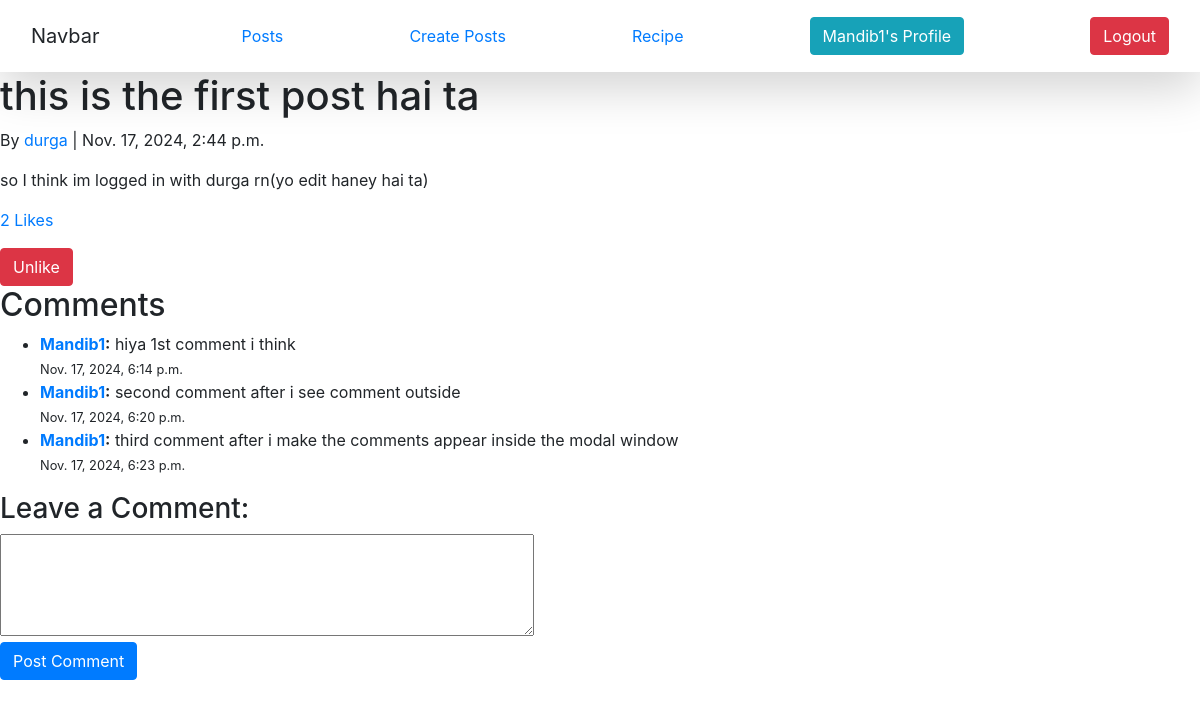
The page /postlist/1/ (signed in) on the database its author committed.
### vege/models.py (models this page shows, shortened)
class Post(models.Model):
    title = models.CharField(max_length=200)
    content = models.TextField()
    created_at = models.DateTimeField(auto_now_add=True)
    author = models.ForeignKey(User, on_delete=models.CASCADE)  # Link the post to the user
    def get_likes_count(self):
        return self.likes.count()

class Comment(models.Model):
    post = models.ForeignKey(Post, related_name="comments", on_delete=models.CASCADE)
    author = models.ForeignKey(User, on_delete=models.CASCADE)  # Link the comment to the user
    content = models.TextField()
    created_at = models.DateTimeField(auto_now_add=True)

### vege/views.py (the view, shortened to what this page needs)
# urls.py: path('postlist/<int:post_id>/', post_detail, name='post_detail'),
def post_detail(request, post_id):
    post = get_object_or_404(Post, id=post_id)
    comments = post.comments.all()
    liked_users = post.likes.values_list('user__username', flat=True)
    user_has_liked = Like.objects.filter(post=post, user=request.user).exists()
    return render(request, 'post_detail.html', {
        'post': post,
        'comments': comments,
        'user_has_liked': user_has_liked,
        'liked_users': liked_users  # Pass the list of users who liked the post
    })

### vege/templates/post_detail.html (shortened to what this page needs)
{% extends "base.html" %}
{% block start %}
<h1>{{ post.title }}</h1>
<p>By <a href="{% url 'user_profile' post.author.username %}">{{ post.author.username }}</a> | {{ post.created_at }}</p>
<p>{{ post.content }}</p>
<p><a href="#" data-toggle="modal" data-target="#likeModal{{ post.id }}">{{ post.get_likes_count }} Likes</a></p>
<form method="POST" action="{% url 'post_detail' post.id %}">
    {% if user_has_liked %}
        <button type="submit" name="like" class="btn btn-danger">Unlike</button>
    {% else %}
        <button type="submit" name="like" class="btn btn-primary">Like</button>
    {% endif %}
</form>
<h2>Comments</h2>
<ul>
    {% for comment in comments %}
        <li>
            <strong><a href="{% url 'user_profile' comment.author.username %}">{{ comment.author.username }}</a>:</strong> {{ comment.content }}
            <br>
            <small>{{ comment.created_at }}</small>
        </li>
    {% empty %}
        <p>No comments yet.</p>
    {% endfor %}
</ul>
<h3>Leave a Comment:</h3>
<form method="POST">
    <textarea name="content" rows="4" cols="50"></textarea><br>
    <button type="submit" name="comment" class="btn btn-primary">Post Comment</button>
</form>
{% endblock %}

### home/templates/base.html (shortened to what this page needs)
<!DOCTYPE html>
<html lang="en">
  <head>
    <link
      rel="stylesheet"
      href="https://cdn.jsdelivr.net/npm/bootstrap@4.3.1/dist/css/bootstrap.min.css"
    />
    <link
      href="https://maxcdn.bootstrapcdn.com/bootstrap/4.5.2/css/bootstrap.min.css"
      rel="stylesheet"
    />
  </head>
  <body>
    <nav class="navbar p-3 shadow-lg">
      <div class="container-fluid">
        <a class="navbar-brand">Navbar</a>
        <a href="/postlist/">Posts</a>
        <a href="/create/">Create Posts</a>
        <a href="/recipes/">Recipe</a>
        {% if request.user.is_authenticated %}
        <a
          href="{% url 'user_profile' request.user.username %}"
          class="btn btn-info"
          >{{ request.user.username }}'s Profile</a
        >
        <a href="/logout/" class="btn btn-danger">Logout</a>
        {% else %}
        <a href="/login/" class="btn btn-success">Login</a>
        {% endif %}
      </div>
    </nav>
    {%block start%} {%endblock%}
  </body>
</html>

### rows shown on the page
Post: title "this is the first post hai ta", author.username "durga", created_at "Nov. 17, 2024, 2:44 p.m.", content "so I think im logged in with durga rn(yo edit haney hai ta)", get_likes_count "2"
Comment: author.username "Mandib1", content "hiya 1st comment i think", created_at "Nov. 17, 2024, 6:14 p.m."
Comment: author.username "Mandib1", content "second comment after i see comment outside", created_at "Nov. 17, 2024, 6:20 p.m."
Comment: author.username "Mandib1", content "third comment after i make the comments appear inside the modal window", created_at "Nov. 17, 2024, 6:23 p.m."

### other values the page prints
{{ request.user.username }} "Mandib1"
